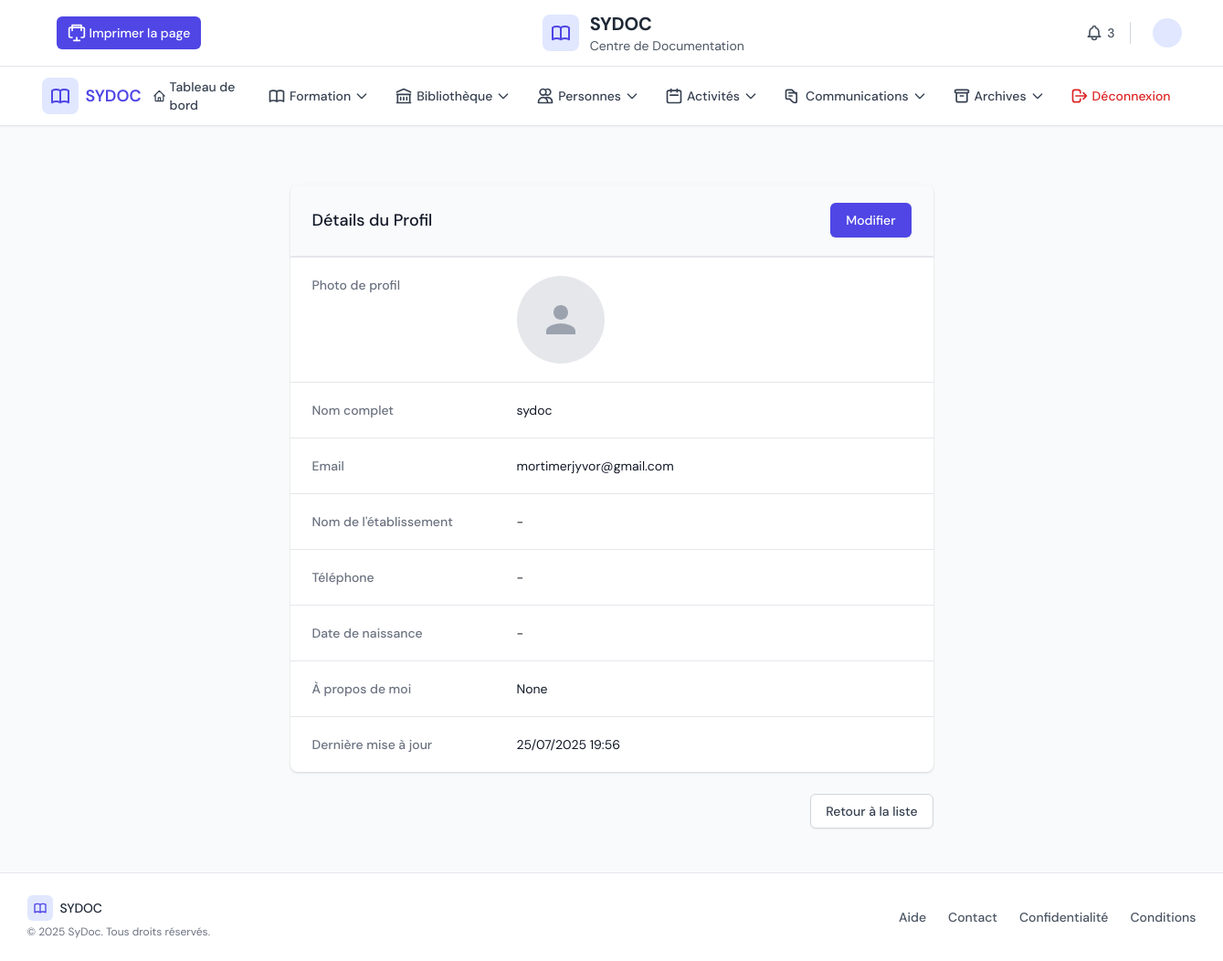
The app's page /center/profiles/1/, older data.
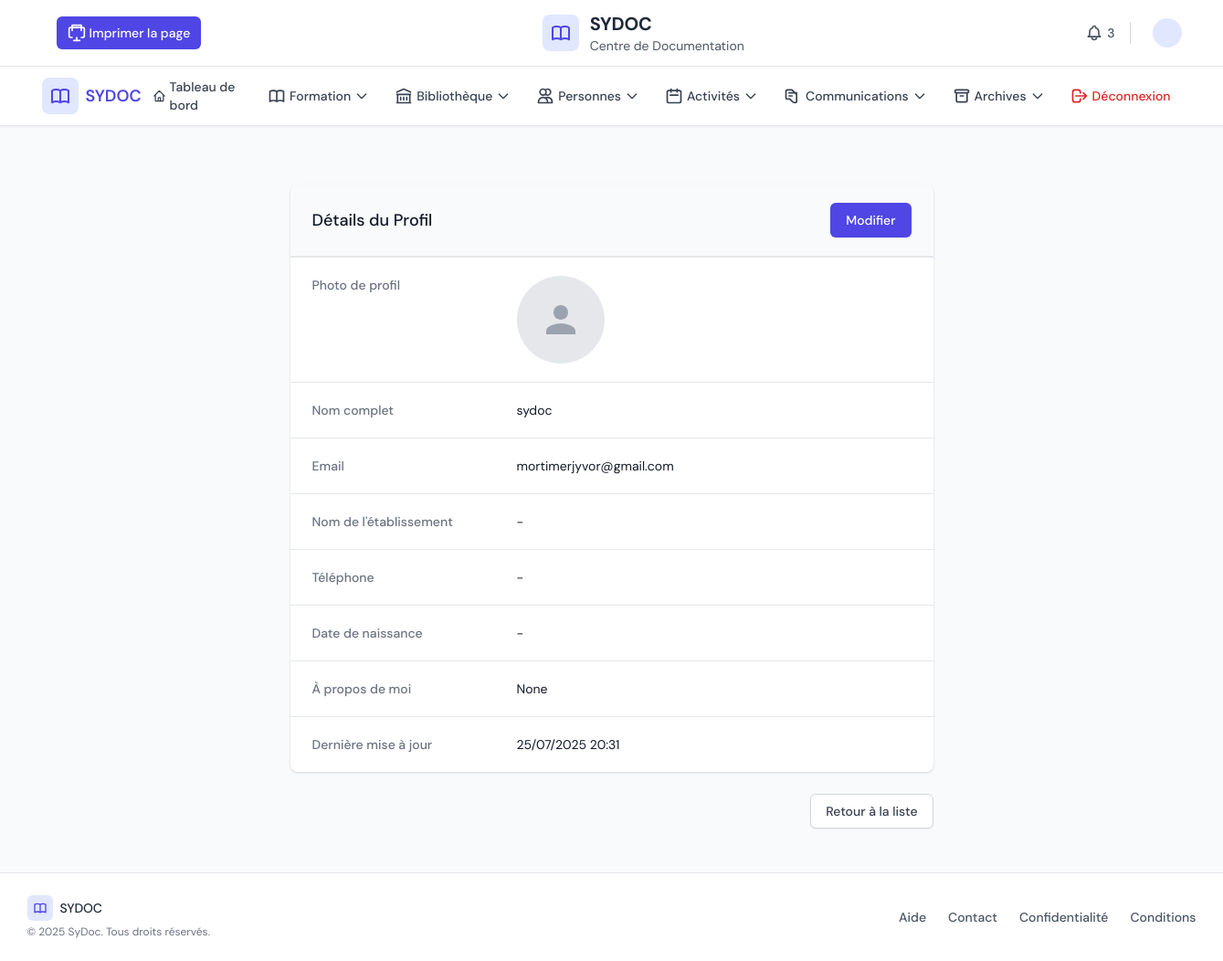
The same page, newer data.
### core/models.py (models this page shows, shortened)
class Profile(models.Model):
    user = models.OneToOneField(
        User,
        on_delete=models.CASCADE,
        related_name='profile',
        verbose_name=_('Utilisateur')
    )
    profile_picture = models.ImageField(
        upload_to='profile_pics/',
        blank=True,
        null=True,
        verbose_name=_('Photo de profil'),
        help_text=_('Téléchargez une photo de profil')
    )
    establishment_name = models.CharField(
        max_length=255,
        blank=True,
        null=True,
        verbose_name=_("Nom de l'établissement"),
        help_text=_("Le nom de l'établissement où vous travaillez")
    )
    phone_number = models.CharField(
        max_length=20,
        blank=True,
        null=True,
        verbose_name=_('Numéro de téléphone'),
        validators=[DocumentationCenter.phone_regex],
        help_text=_('Format: +999999999. Maximum 15 chiffres.')
    )
    date_of_birth = models.DateField(
        blank=True,
        null=True,
        verbose_name=_('Date de naissance'),
        help_text=_('Format: JJ/MM/AAAA')
    )
    bio = models.TextField(
        blank=True,
        null=True,
        verbose_name=_('À propos de moi'),
        help_text=_('Une brève description de vous-même')
    )
    updated_at = models.DateTimeField(auto_now=True, verbose_name=_('Dernière mise à jour'))
    class Meta:
        verbose_name = _('Profil')
        verbose_name_plural = _('Profils')

### center_panel/views.py (the view)
# urls.py: path('profiles/<int:pk>/', views.profile_detail, name='profile_detail'),
def profile_detail(request, pk):
    profile = get_object_or_404(Profile, pk=pk)
    context = {
        'profile': profile,
        'title': f'Profil de {profile.user.get_full_name() or profile.user.username}'
    }
    return render(request, 'center_panel/profiles/profile_detail.html', context)

### center_panel/templates/center_panel/profiles/profile_detail.html (shortened to what the changed rows need)
{% extends 'center_panel/base.html' %}
{% load static i18n %}
{% block content %}
<div class="py-6">
    <div class="max-w-3xl mx-auto px-4 sm:px-6 lg:px-8">
        <div class="bg-white shadow overflow-hidden sm:rounded-lg">
            <div class="border-t border-gray-200 px-4 py-5 sm:p-0">
                <dl class="sm:divide-y sm:divide-gray-200">
                    <div class="py-4 sm:py-5 sm:grid sm:grid-cols-3 sm:gap-4 sm:px-6">
                        <dt class="text-sm font-medium text-gray-500">
                            {% trans 'Nom complet' %}
                        </dt>
                        <dd class="mt-1 text-sm text-gray-900 sm:mt-0 sm:col-span-2">
                            {{ profile.user.get_full_name|default:profile.user.username }}
                        </dd>
                    </div>
                    <div class="py-4 sm:py-5 sm:grid sm:grid-cols-3 sm:gap-4 sm:px-6">
                        <dt class="text-sm font-medium text-gray-500">
                            {% trans 'Email' %}
                        </dt>
                        <dd class="mt-1 text-sm text-gray-900 sm:mt-0 sm:col-span-2">
                            {{ profile.user.email }}
                        </dd>
                    </div>
                    <div class="py-4 sm:py-5 sm:grid sm:grid-cols-3 sm:gap-4 sm:px-6">
                        <dt class="text-sm font-medium text-gray-500">
                            {% trans "Nom de l'établissement" %}
                        </dt>
                        <dd class="mt-1 text-sm text-gray-900 sm:mt-0 sm:col-span-2">
                            {{ profile.establishment_name|default:"-" }}
                        </dd>
                    </div>
                    <div class="py-4 sm:py-5 sm:grid sm:grid-cols-3 sm:gap-4 sm:px-6">
                        <dt class="text-sm font-medium text-gray-500">
                            {% trans 'Téléphone' %}
                        </dt>
                        <dd class="mt-1 text-sm text-gray-900 sm:mt-0 sm:col-span-2">
                            {{ profile.phone_number|default:"-" }}
                        </dd>
                    </div>
                    <div class="py-4 sm:py-5 sm:grid sm:grid-cols-3 sm:gap-4 sm:px-6">
                        <dt class="text-sm font-medium text-gray-500">
                            {% trans 'Date de naissance' %}
                        </dt>
                        <dd class="mt-1 text-sm text-gray-900 sm:mt-0 sm:col-span-2">
                            {{ profile.date_of_birth|date:"d/m/Y"|default:"-" }}
                        </dd>
                    </div>
                    <div class="py-4 sm:py-5 sm:grid sm:grid-cols-3 sm:gap-4 sm:px-6">
                        <dd class="mt-1 text-sm text-gray-900 sm:mt-0 sm:col-span-2">
                            {{ profile.bio|linebreaks|default:"-" }}
                        </dd>
                    </div>
                    <div class="py-4 sm:py-5 sm:grid sm:grid-cols-3 sm:gap-4 sm:px-6">
                        <dt class="text-sm font-medium text-gray-500">
                            {% trans 'Dernière mise à jour' %}
                        </dt>
                        <dd class="mt-1 text-sm text-gray-900 sm:mt-0 sm:col-span-2">
                            {{ profile.updated_at|date:"d/m/Y H:i" }}
                        </dd>
                    </div>
                </dl>
            </div>
        </div>
    </div>
</div>
{% endblock %}

Row changes from the older to the newer data that the page shows:
changed Profile "None": updated_at "25/07/2025 19:56" → "25/07/2025 20:31"
